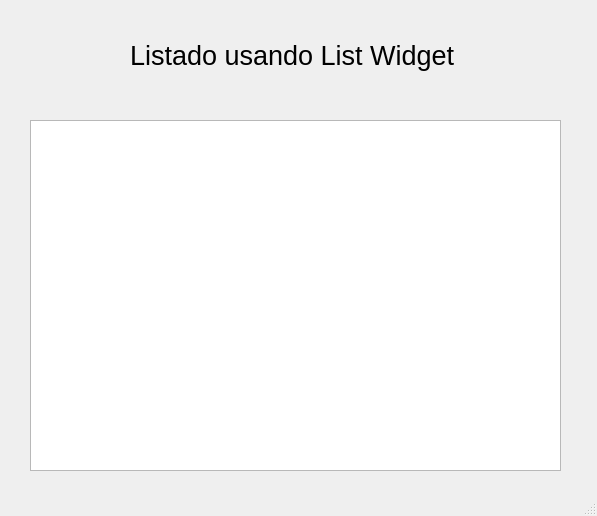
<?xml version="1.0" encoding="UTF-8"?>
<ui version="4.0">
 <class>MainWindow</class>
 <widget class="QMainWindow" name="MainWindow">
  <property name="geometry">
   <rect>
    <x>0</x>
    <y>0</y>
    <width>597</width>
    <height>516</height>
   </rect>
  </property>
  <property name="windowTitle">
   <string>MainWindow</string>
  </property>
  <widget class="QWidget" name="centralwidget">
   <widget class="QLabel" name="etq_listado">
    <property name="geometry">
     <rect>
      <x>130</x>
      <y>40</y>
      <width>341</width>
      <height>31</height>
     </rect>
    </property>
    <property name="font">
     <font>
      <pointsize>20</pointsize>
     </font>
    </property>
    <property name="text">
     <string>Listado usando List Widget </string>
    </property>
   </widget>
   <widget class="QListWidget" name="list_widget_revistas">
    <property name="geometry">
     <rect>
      <x>30</x>
      <y>120</y>
      <width>531</width>
      <height>351</height>
     </rect>
    </property>
   </widget>
  </widget>
  <widget class="QStatusBar" name="statusbar"/>
 </widget>
 <resources/>
 <connections/>
</ui>
